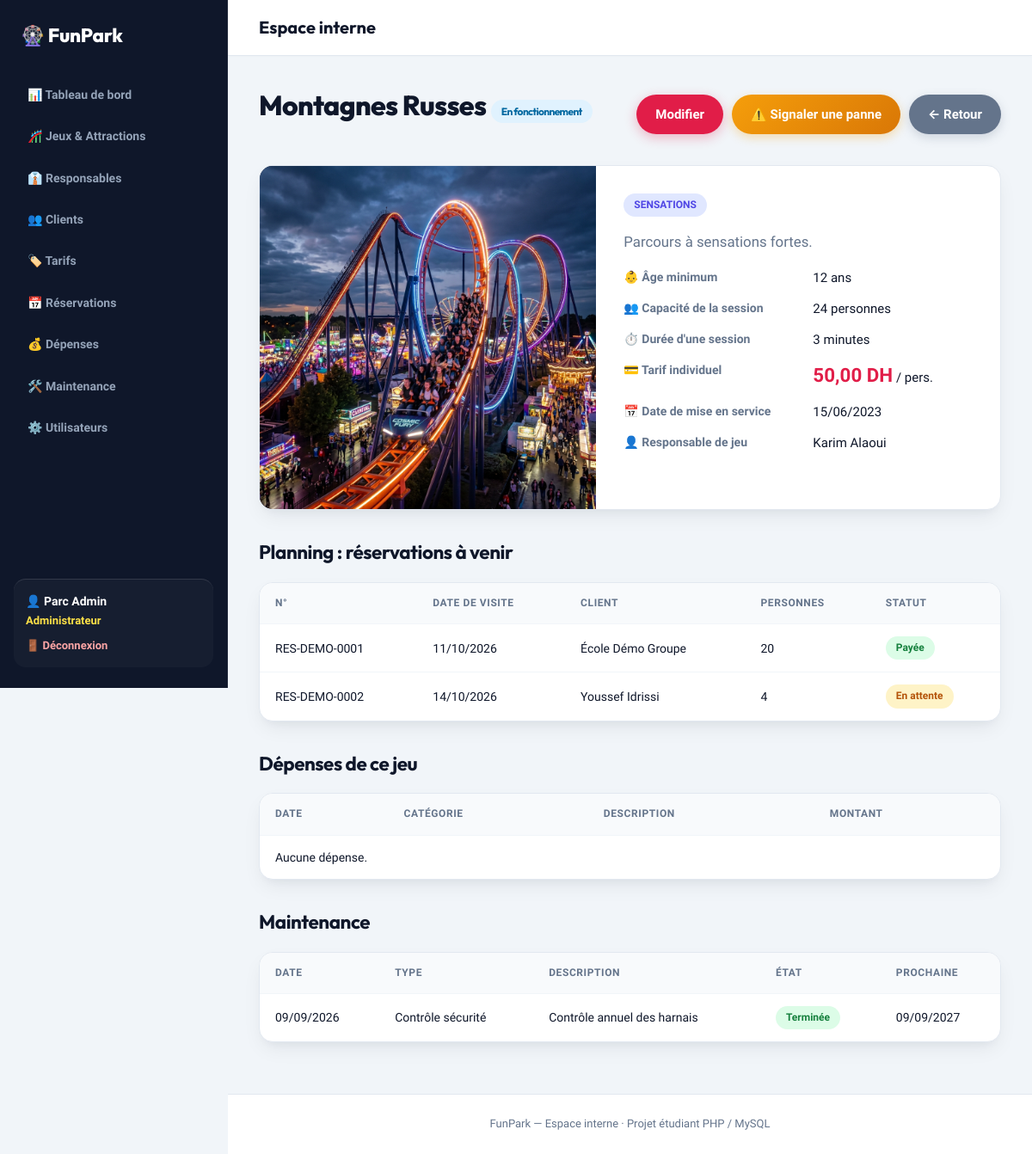
The app's page /index.php?page=jeux&action=detail&id=2 (signed in) with its own data.
### tables this page shows
CREATE TABLE jeu (
  id_jeu INT AUTO_INCREMENT PRIMARY KEY,
  nom VARCHAR(80) NOT NULL,
  description TEXT,
  categorie VARCHAR(50) NOT NULL,
  age_minimum INT NOT NULL DEFAULT 0,
  capacite INT NOT NULL,
  duree_session INT NOT NULL,
  tarif DECIMAL(8,2) NOT NULL,
  etat ENUM('disponible','en_fonctionnement','en_maintenance','hors_service','ferme_temporairement') NOT NULL DEFAULT 'disponible',
  date_mise_service DATE,
  actif TINYINT(1) NOT NULL DEFAULT 1,
  id_responsable INT NULL,
  FOREIGN KEY (id_responsable) REFERENCES responsable(id_responsable)
);

CREATE TABLE responsable (
  id_responsable INT AUTO_INCREMENT PRIMARY KEY,
  nom VARCHAR(50) NOT NULL,
  prenom VARCHAR(50) NOT NULL,
  telephone VARCHAR(20),
  email VARCHAR(100),
  fonction VARCHAR(80),
  date_embauche DATE,
  statut ENUM('actif','inactif') NOT NULL DEFAULT 'actif'
);

CREATE TABLE reservation (
  id_reservation INT AUTO_INCREMENT PRIMARY KEY,
  numero_reservation VARCHAR(30) NOT NULL UNIQUE,
  date_creation DATETIME NOT NULL,
  date_visite DATE NOT NULL,
  nombre_personnes INT NOT NULL,
  montant DECIMAL(10,2) NOT NULL,
  statut ENUM('en_attente','confirmee','payee','utilisee','annulee') NOT NULL DEFAULT 'en_attente',
  mode_paiement ENUM('especes','carte') NULL,
  id_client INT NOT NULL,
  FOREIGN KEY (id_client) REFERENCES client(id_client)
);

CREATE TABLE client (
  id_client INT AUTO_INCREMENT PRIMARY KEY,
  nom VARCHAR(50) NOT NULL,
  prenom VARCHAR(50) NOT NULL,
  telephone VARCHAR(20),
  email VARCHAR(100),
  type_client ENUM('individuel','famille','groupe') NOT NULL DEFAULT 'individuel'
);

CREATE TABLE maintenance (
  id_maintenance INT AUTO_INCREMENT PRIMARY KEY,
  type_intervention VARCHAR(80) NOT NULL,
  description TEXT,
  date_intervention DATE NOT NULL,
  cout DECIMAL(10,2) NOT NULL DEFAULT 0,
  etat ENUM('signalee','planifiee','en_cours','terminee') NOT NULL DEFAULT 'planifiee',
  date_prochaine DATE NULL,
  id_jeu INT NOT NULL,
  id_responsable INT NULL,
  FOREIGN KEY (id_jeu) REFERENCES jeu(id_jeu),
  FOREIGN KEY (id_responsable) REFERENCES responsable(id_responsable)
);

### controllers/JeuController.php (called while the page is built, shortened)
<?php
class JeuController {
    private $pdo, $jeu, $responsable;
    public function __construct($pdo) {
        $this->pdo = $pdo;
        $this->jeu = new Jeu($pdo);
    }
    public function actionDetail() {
        $jeu = $this->jeu->trouver((int)($_GET['id'] ?? 0));
        $role = roleActuel();
        $donnees = ['jeu' => $jeu, 'reservations' => [], 'depenses' => [], 'maintenances' => []];
        if (in_array($role, ['admin', 'responsable', 'agent'])) $donnees['reservations'] = (new Reservation($this->pdo))->parJeu($jeu['id_jeu']);
        if (in_array($role, ['admin', 'responsable'])) {
            $donnees['depenses'] = (new Depense($this->pdo))->parJeu($jeu['id_jeu']);
            $donnees['maintenances'] = (new Maintenance($this->pdo))->parJeu($jeu['id_jeu']);
        }
        vue('jeux/detail', $donnees);
    }
}

### index.php (called while the page is built, shortened)
<?php
require RACINE . '/config/helpers.php';
$action = $_GET['action'] ?? 'index';
try {
    $controleur = new $nomClasse(getPDO());
    $methode = 'action' . ucfirst($action);
    $controleur->$methode();
} catch (PDOException $e) {
    die("Erreur de base de données : " . e($e->getMessage()));
}

### models/Jeu.php (called while the page is built, shortened)
<?php
class Jeu {
    private $pdo;
    public function __construct($pdo) { $this->pdo = $pdo; }
    public function trouver($id) {
        $req = $this->pdo->prepare("SELECT j.*, r.nom AS resp_nom, r.prenom AS resp_prenom
                                    FROM jeu j LEFT JOIN responsable r ON r.id_responsable = j.id_responsable
                                    WHERE j.id_jeu = ?");
        $req->execute([$id]);
        return $req->fetch();
    }
}

### models/Reservation.php (called while the page is built, shortened)
<?php
class Reservation {
    private $pdo;
    public function __construct($pdo) { $this->pdo = $pdo; }
    public function parJeu($idJeu) {
        $req = $this->pdo->prepare("SELECT r.*, c.nom, c.prenom FROM reservation r
                                    JOIN reservation_jeu rj ON rj.id_reservation = r.id_reservation
                                    JOIN client c ON c.id_client = r.id_client
                                    WHERE rj.id_jeu = ? AND r.statut <> 'annulee' AND r.date_visite >= CURDATE()
                                    ORDER BY r.date_visite");
        $req->execute([$idJeu]);
        return $req->fetchAll();
    }
}

### models/Maintenance.php (called while the page is built, shortened)
<?php
class Maintenance {
    private $pdo;
    public function __construct($pdo) { $this->pdo = $pdo; }
    public function parJeu($idJeu) {
        $req = $this->pdo->prepare("SELECT * FROM maintenance WHERE id_jeu = ? ORDER BY date_intervention DESC");
        $req->execute([$idJeu]);
        return $req->fetchAll();
    }
}

### views/jeux/detail.php (the view, shortened to what this page needs)
<?php $titrePage = $jeu['nom']; $role = roleActuel(); ?>
<div class="entete">
    <h1><?= e($jeu['nom']) ?> <?= $jeu['actif'] ? badge($jeu['etat']) : badge('inactif') ?></h1>
    <div class="boutons-entete">
        <?php if ($role === 'admin'): ?><a class="btn" href="<?= e(url('jeux', 'modifier', ['id' => $jeu['id_jeu']])) ?>">Modifier</a><?php endif; ?>
        <?php if (in_array($role, ['admin', 'responsable'])): ?><a class="btn orange" href="<?= e(url('maintenance', 'signaler', ['id_jeu' => $jeu['id_jeu']])) ?>">⚠️ Signaler une panne</a><?php endif; ?>
        <a class="btn gris" href="<?= e(url('jeux')) ?>">← Retour</a>
    </div>
</div>
<div class="carte carte-detail-jeu">
    <div class="detail-jeu-grille">
        <div class="detail-jeu-image">
            <img src="<?= e(imageJeu($jeu)) ?>" alt="<?= e($jeu['nom']) ?>" class="img-detail-attraction">
        </div>
        <div class="detail-jeu-info">
            <div class="cat-pill"><?= e($jeu['categorie']) ?></div>
            <p class="description-detail"><?= e($jeu['description']) ?></p>
            <dl class="details">
                <dt>👶 Âge minimum</dt><dd><?= (int)$jeu['age_minimum'] ?> ans</dd>
                <dt>👥 Capacité de la session</dt><dd><?= (int)$jeu['capacite'] ?> personnes</dd>
                <dt>⏱️ Durée d'une session</dt><dd><?= (int)$jeu['duree_session'] ?> minutes</dd>
                <dt>💳 Tarif individuel</dt><dd><strong class="grand-prix"><?= montant($jeu['tarif']) ?></strong> / pers.</dd>
                <dt>📅 Date de mise en service</dt><dd><?= dateFr($jeu['date_mise_service']) ?></dd>
                <dt>👤 Responsable de jeu</dt><dd><?= $jeu['resp_nom'] ? e($jeu['resp_prenom'] . ' ' . $jeu['resp_nom']) : 'Aucun affecté' ?></dd>
            </dl>
        </div>
    </div>
</div>
<?php if (in_array($role, ['admin', 'responsable', 'agent'])): ?>
<h2>Planning : réservations à venir</h2>
<div class="tableau"><table>
    <tr><th>N°</th><th>Date de visite</th><th>Client</th><th>Personnes</th><th>Statut</th></tr>
    <?php foreach ($reservations as $r): ?>
    <tr><td><?= e($r['numero_reservation']) ?></td><td><?= dateFr($r['date_visite']) ?></td><td><?= e($r['prenom'] . ' ' . $r['nom']) ?></td>
        <td><?= (int)$r['nombre_personnes'] ?></td><td><?= badge($r['statut']) ?></td></tr>
    <?php endforeach; ?>
</table></div>
<?php endif; ?>
<?php if (in_array($role, ['admin', 'responsable'])): ?>
<h2>Dépenses de ce jeu</h2>
<div class="tableau"><table>
    <tr><th>Date</th><th>Catégorie</th><th>Description</th><th>Montant</th></tr>
    <?php if (!$depenses): ?><tr><td colspan="4">Aucune dépense.</td></tr><?php endif; ?>
</table></div>
<h2>Maintenance</h2>
<div class="tableau"><table>
    <tr><th>Date</th><th>Type</th><th>Description</th><th>État</th><th>Prochaine</th></tr>
    <?php foreach ($maintenances as $m): ?>
    <tr><td><?= dateFr($m['date_intervention']) ?></td><td><?= e($m['type_intervention']) ?></td><td><?= e($m['description']) ?></td>
        <td><?= badge($m['etat']) ?></td><td><?= dateFr($m['date_prochaine']) ?></td></tr>
    <?php endforeach; ?>
</table></div>
<?php endif; ?>

### config/helpers.php (shortened to what this page needs)
<?php
function libelle($valeur) {
    $textes = [
        'disponible' => 'Disponible', 'en_fonctionnement' => 'En fonctionnement', 'en_maintenance' => 'En maintenance',
        'hors_service' => 'Hors service', 'ferme_temporairement' => 'Fermé temporairement',
        'admin' => 'Administrateur', 'responsable' => 'Responsable de jeu', 'agent' => 'Agent de vente / accueil',
        'client' => 'Client / visiteur',
        'especes' => 'Espèces', 'carte' => 'Carte', 'paye' => 'Payé', 'en_attente' => 'En attente',
        'confirmee' => 'Confirmée', 'payee' => 'Payée', 'utilisee' => 'Utilisée', 'annulee' => 'Annulée',
        'signalee' => 'Signalée', 'planifiee' => 'Planifiée', 'en_cours' => 'En cours', 'terminee' => 'Terminée',
        'jeu' => 'Lié à un jeu', 'general' => 'Frais généraux',
        'individuel' => 'Individuel', 'famille' => 'Famille', 'groupe' => 'Groupe',
        'actif' => 'Actif', 'inactif' => 'Inactif', 'valide' => 'Valide', 'utilise' => 'Utilisé',
        'billet' => 'Billets', 'reservation' => 'Réservation', 'abonnement' => 'Abonnement', 'autre' => 'Autre',
    ];
    return $textes[$valeur] ?? $valeur;
}
function badge($valeur) {
    return '<span class="badge b-' . e($valeur) . '">' . e(libelle($valeur)) . '</span>';
}
function imageJeu($jeu) {
    $nom = mb_strtolower(is_array($jeu) ? ($jeu['nom'] ?? '') : (string)$jeu);
    if (strpos($nom, 'montagne') !== false || strpos($nom, 'russe') !== false) return 'public/images/montagnes_russes.png';
    return 'public/images/grande_roue.png';
}
function e($texte) {
    return htmlspecialchars((string)$texte, ENT_QUOTES, 'UTF-8');
}
function montant($valeur) {
    return number_format((float)$valeur, 2, ',', ' ') . ' DH';
}
function dateFr($date) {
    return $date ? date('d/m/Y', strtotime($date)) : '-';
}
function url($page, $action = 'index', $params = []) {
    return 'index.php?' . http_build_query(array_merge(['page' => $page, 'action' => $action], $params));
}
function roleActuel() {
    return $_SESSION['user']['role'] ?? '';
}
function vue($fichier, $donnees = [], $mode = null) {
    extract($donnees);
    require RACINE . '/views/layout/header.php';
    require RACINE . '/views/layout/navbar.php';
    require RACINE . '/views/' . $fichier . '.php';
    require RACINE . '/views/layout/footer.php';
}

### records on screen
jeu: nom "Montagnes Russes", etat "En fonctionnement", categorie "SENSATIONS", description "Parcours à sensations fortes.", age_minimum "12", capacite "24", duree_session "3", tarif "50,00 DH", date_mise_service "15/06/2023", id_responsable.nom "Karim Alaoui"
reservation: numero_reservation "RES-DEMO-0001", date_visite "11/10/2026", id_client.nom "École Démo Groupe", nombre_personnes "20", statut "Payée"
reservation: numero_reservation "RES-DEMO-0002", date_visite "14/10/2026", id_client.nom "Youssef Idrissi", nombre_personnes "4", statut "En attente"
maintenance: date_intervention "09/09/2026", type_intervention "Contrôle sécurité", description "Contrôle annuel des harnais", etat "Terminée", date_prochaine "09/09/2027"

### other values on screen
$_SESSION['user']['prenom'] . ' ' . $_SESSION['user']['nom'] "Parc Admin"
libelle($role) "Administrateur"
$titrePage "Espace interne"
